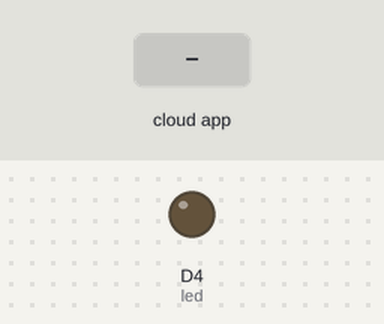
The sketch below on a simulated ESP8266 (NodeMCU). On the bench: output pins drawn as LEDs (lit = HIGH). The test bench sets the inputs (shaded band). WiFi joins after 1.5 s; servers stay silent unless stated; the Firebase database answers and starts empty; what the sketch prints to the serial monitor is not drawn.

Above: at 3.8 s.
3.9 s: the phone or cloud app sets LED_STATUS to ON
At 5.1 s:
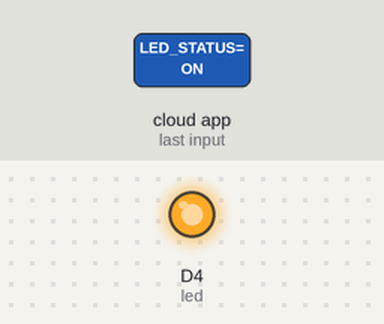
5.4 s: the phone or cloud app sets LED_STATUS to OFF
At 7.0 s:
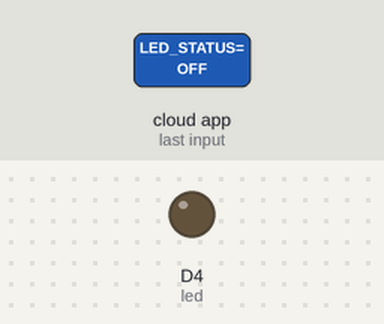
Timing chart, 0 to 8.5 s (numbered marks = the images above; inputs shaded):
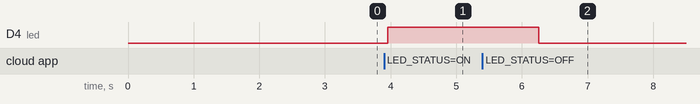

The sketch:

Cloud3.ino
```cpp
#include <ESP8266WiFi.h>
#include <FirebaseArduino.h>
#define FIREBASE_HOST "fir-led-53612.firebaseio.com"
#define FIREBASE_AUTH "f7YGreZgwZ0D1BKK07WLqmhnU3KPkTIk4yjiIsC6"
#define WIFI_SSID "승목"
#define WIFI_PASSWORD "99990000"

String fireStatus ="";
int led = D4;

void setup()
{
  Serial.begin(9600);
  delay(1000);
  pinMode(led, OUTPUT);

  WiFi.begin(WIFI_SSID, WIFI_PASSWORD);
  Serial.print("Connecting to ");
  Serial.print(WIFI_SSID);
  while (WiFi.status() != WL_CONNECTED){
    Serial.print(".");
    delay(500);
  }
  Serial.println();
  Serial.print("Connected to ");
  Serial.println(WIFI_SSID);

  Firebase.begin(FIREBASE_HOST, FIREBASE_AUTH);

  Firebase.setString("LED STATUS", "OFF");
}

void loop()
{
  fireStatus = Firebase.getString("LED_STATUS");
  if (fireStatus == "ON") {
    Serial.println("Led Turned ON");
    digitalWrite(led, HIGH);
  }
  else if (fireStatus == "OFF"){
    Serial.println("Led Turned OFF");
    digitalWrite(led, LOW);
  } else {
    Serial.println("Command Error! Please send ON/OFF");
  }
  delay(1000);
}
```

Measured:
- after the input at 3.9 s, D4 (led): LOW → HIGH after 0.05 s
- after the input at 5.4 s, D4 (led): HIGH → LOW after 0.85 s
